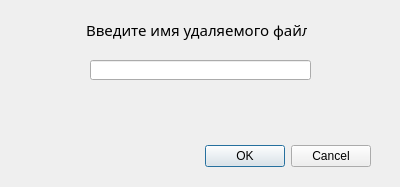
<?xml version="1.0" encoding="UTF-8"?>
<ui version="4.0">
 <class>DialogDeleteFile</class>
 <widget class="QDialog" name="DialogDeleteFile">
  <property name="geometry">
   <rect>
    <x>0</x>
    <y>0</y>
    <width>400</width>
    <height>187</height>
   </rect>
  </property>
  <property name="windowTitle">
   <string>Dialog</string>
  </property>
  <widget class="QDialogButtonBox" name="buttonBox">
   <property name="geometry">
    <rect>
     <x>30</x>
     <y>140</y>
     <width>341</width>
     <height>32</height>
    </rect>
   </property>
   <property name="orientation">
    <enum>Qt::Horizontal</enum>
   </property>
   <property name="standardButtons">
    <set>QDialogButtonBox::Cancel|QDialogButtonBox::Ok</set>
   </property>
  </widget>
  <widget class="QLabel" name="label">
   <property name="geometry">
    <rect>
     <x>86</x>
     <y>20</y>
     <width>221</width>
     <height>20</height>
    </rect>
   </property>
   <property name="font">
    <font>
     <family>Impact</family>
     <pointsize>11</pointsize>
    </font>
   </property>
   <property name="text">
    <string>Введите имя удаляемого файла</string>
   </property>
  </widget>
  <widget class="QLineEdit" name="lineEdit">
   <property name="geometry">
    <rect>
     <x>90</x>
     <y>60</y>
     <width>221</width>
     <height>20</height>
    </rect>
   </property>
  </widget>
 </widget>
 <resources/>
 <connections>
  <connection>
   <sender>buttonBox</sender>
   <signal>accepted()</signal>
   <receiver>DialogDeleteFile</receiver>
   <slot>accept()</slot>
   <hints>
    <hint type="sourcelabel">
     <x>248</x>
     <y>254</y>
    </hint>
    <hint type="destinationlabel">
     <x>157</x>
     <y>274</y>
    </hint>
   </hints>
  </connection>
  <connection>
   <sender>buttonBox</sender>
   <signal>rejected()</signal>
   <receiver>DialogDeleteFile</receiver>
   <slot>reject()</slot>
   <hints>
    <hint type="sourcelabel">
     <x>316</x>
     <y>260</y>
    </hint>
    <hint type="destinationlabel">
     <x>286</x>
     <y>274</y>
    </hint>
   </hints>
  </connection>
 </connections>
</ui>
